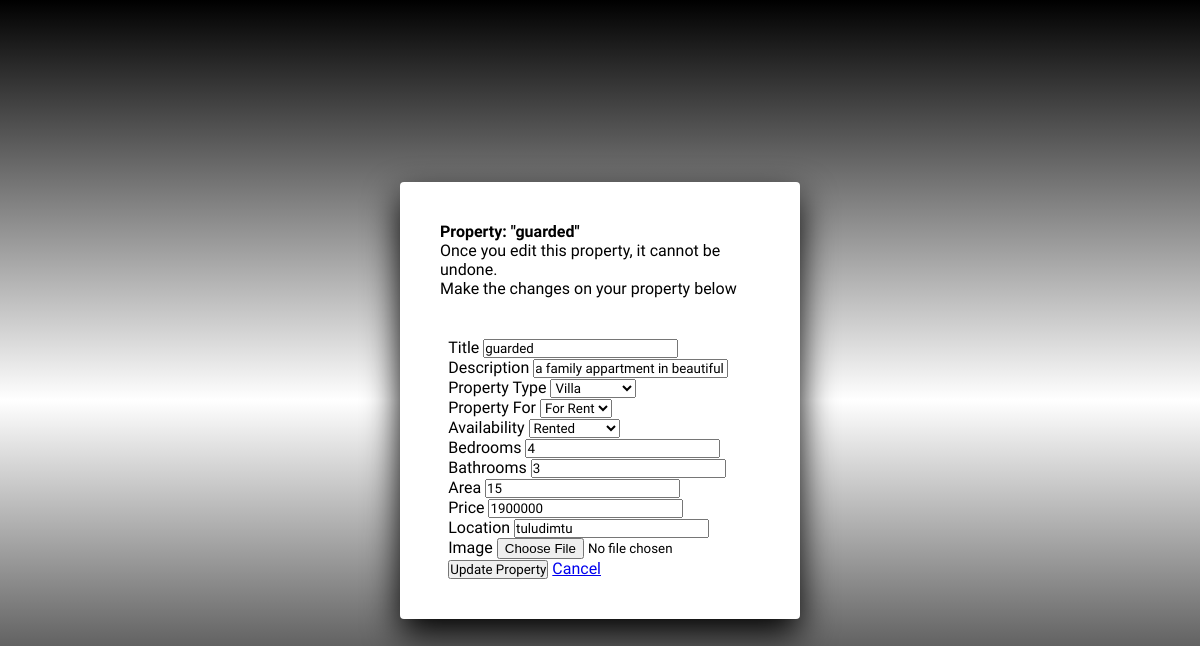
The app's page /property-list/edit/2/ (signed in), older data.
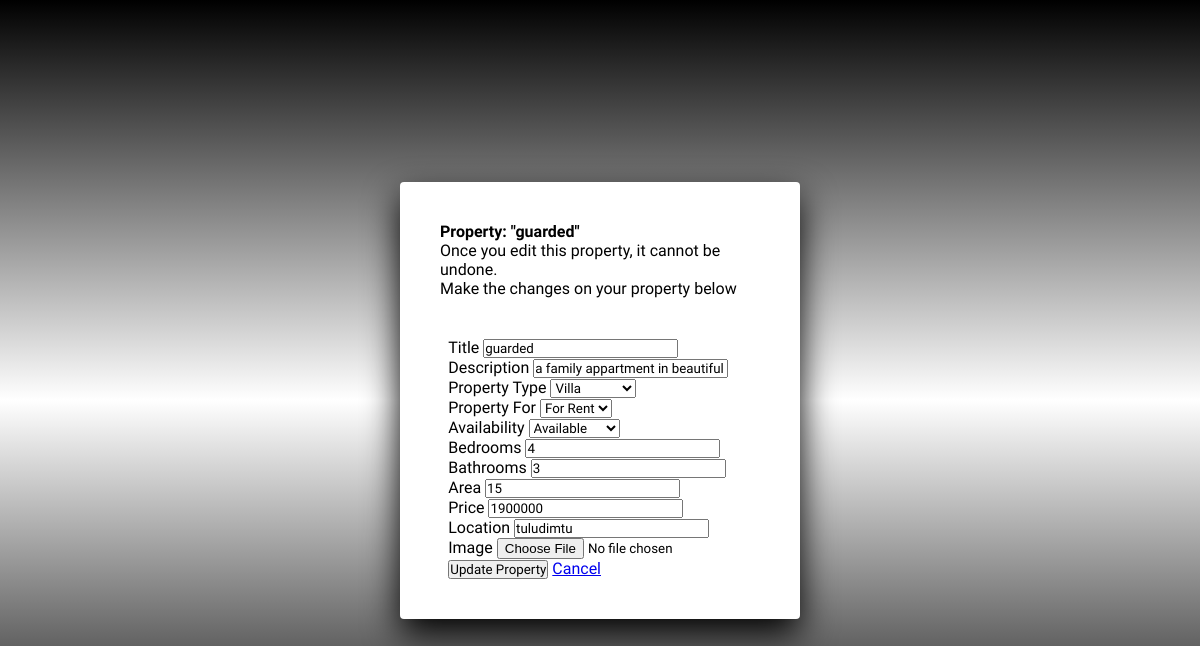
The same page, newer data.
### main/models.py (models this page shows, shortened)
class Property(models.Model):
    user = models.ForeignKey(User, on_delete=models.CASCADE)
    title = models.CharField(max_length=122)
    description = models.TextField()
    PROPERTY_TYPES = [('villa', 'Villa'), ('apartment', 'Apartment'), ('office', 'Office')]
    PROPERTY_FOR = [('sale', 'Sale'), ('rent', 'Rent')]
    AVAILABILITY_CHOICES = [
        ('available', 'Available'),
        ('rented', 'Rented'),
        ('unavailable', 'Unavailable'),
        ('sold', 'Sold')
    ]
    property_type = models.CharField(max_length=122, choices=PROPERTY_TYPES, default='villa')
    property_for = models.CharField(max_length=122, choices=PROPERTY_FOR, default='sale')
    available = models.CharField(max_length=122, choices=AVAILABILITY_CHOICES, default='available')
    image = models.ImageField(upload_to='property_images', default='static/website/img/logo.jpg')
    bedrooms = models.IntegerField(default=0)
    bathrooms = models.IntegerField(default=0)
    price = models.IntegerField(default=0)
    area = models.IntegerField(default=0)
    location = models.CharField(max_length=122)

### main/views.py (the view)
# urls.py: path('property-list/edit/<int:property_id>/', views.edit_property, name='edit_property'),
@login_required(login_url='login')
def edit_property(request, property_id):
    property_obj = get_object_or_404(Property, id=property_id, user=request.user)
    if request.method == 'POST':
        form = PropertyForm(request.POST, request.FILES, instance=property_obj)
        if form.is_valid():
            updated_property = form.save(commit=False)
            updated_property.available = request.POST.get('available')
            form.save()
            return redirect('property-list')
        else:
            print(form.errors)  # Print errors to the console for debugging
    else:
        form = PropertyForm(instance=property_obj)
    return render(request, 'edit_property.html', {'form': form, 'property': property_obj})

### main/models.py
class PropertyForm(forms.ModelForm):
    class Meta:
        model = Property
        fields = ['title', 'description', 'property_type', 'property_for', 'image', 'bedrooms', 'bathrooms', 'price', 'area', 'location']

### main/templates/edit_property.html (shortened to what this page needs)
{% load static %}
<!DOCTYPE html>
<html lang="en">
<head>
    <link rel="stylesheet" href="{% static 'website/css/style1.css' %}">
</head>
<body>
<section>
<div class="signin">
 <div class="content">
    <div>
    <h4>Property: "{{ property.title }}"</h4>
    <p>Once you edit this property, it cannot be undone.</p>
    <p>Make the changes on your property below</p>
</div>
<form method="post" action="" enctype="multipart/form-data">
    <div class="inputBox">
        <label for="title">Title</label>
        <input type="text" name="title" id="title" value="{{ property.title }}" required>
    </div>
    <div class="inputBox">
        <label for="description">Description</label>
        <input type="text" name="description" id="description" value="{{ property.description }}" required>
    </div>
    <div class="inputBox">
        <label for="property_type">Property Type</label>
        <select name="property_type" id="property_type" required>
            <option value="villa" {% if property.property_type == 'villa' %}selected{% endif %}>Villa</option>
        </select>
    </div>
    <div class="inputBox">
        <label for="property_for">Property For</label>
        <select name="property_for" id="property_for" required>
            <option value="rent" {% if property.property_for == 'rent' %}selected{% endif %}>For Rent</option>
        </select>
    </div>
    <div class="inputBox">
        <label for="available">Availability</label>
        <select name="available" id="available" required>
            <option value="available" {% if property.available == 'available' %}selected{% endif %}>Available</option>
            <option value="rented" {% if property.available == 'rented' %}selected{% endif %}>Rented</option>
        </select>
    <div class="inputBox">
        <label for="bedrooms">Bedrooms</label>
        <input type="number" name="bedrooms" id="bedrooms" value="{{ property.bedrooms }}" required>
    </div>
    <div class="inputBox">
        <label for="bathrooms">Bathrooms</label>
        <input type="number" name="bathrooms" id="bathrooms" value="{{ property.bathrooms }}" required>
    </div>
    <div class="inputBox">
        <label for="area">Area</label>
        <input type="number" name="area" id="area" value="{{ property.area }}" required>
    </div>
    <div class="inputBox">
        <label for="price">Price</label>
        <input type="number" name="price" id="price" value="{{ property.price }}" required>
    </div>
    <div class="inputBox">
        <label for="location">Location</label>
        <input type="text" name="location" id="location" value="{{ property.location }}" required>
    </div>
    <div class="inputBox">
        <label for="image">Image</label>
        <input type="file" name="image" id="image">
    </div>
    <button type="submit" class="btn btn-primary">Update Property</button>
    <a href="{% url 'property-list' %}" class="btn btn-secondary">Cancel</a>
</form>
 </div>
</div>
</section>
</body>
</html>

Row changes from the older to the newer data that the page shows:
changed Property "guarded": available "Rented" → "Available"
